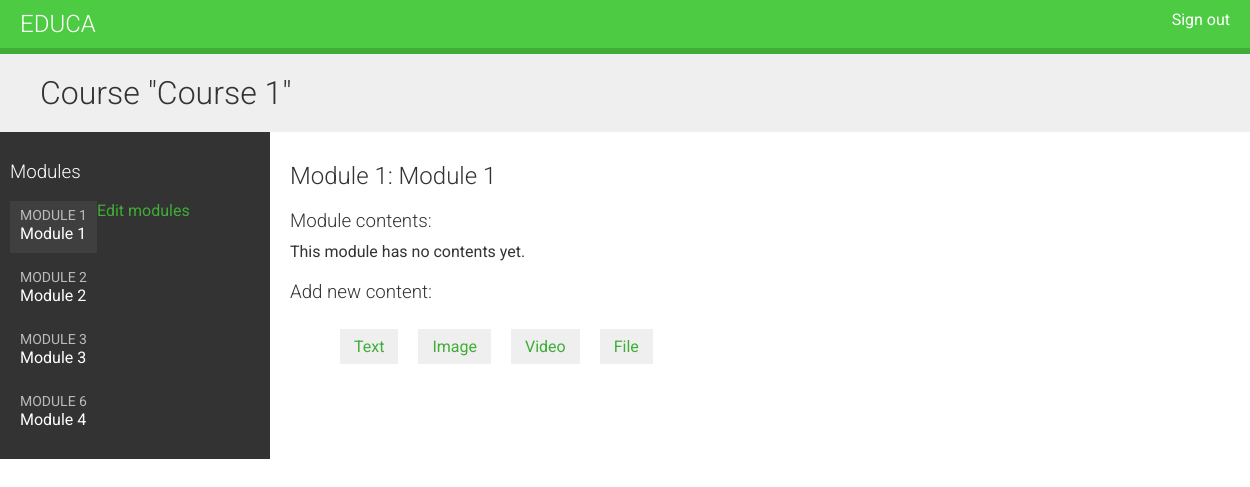
The app's page /course/module/1/ (signed in), older data.
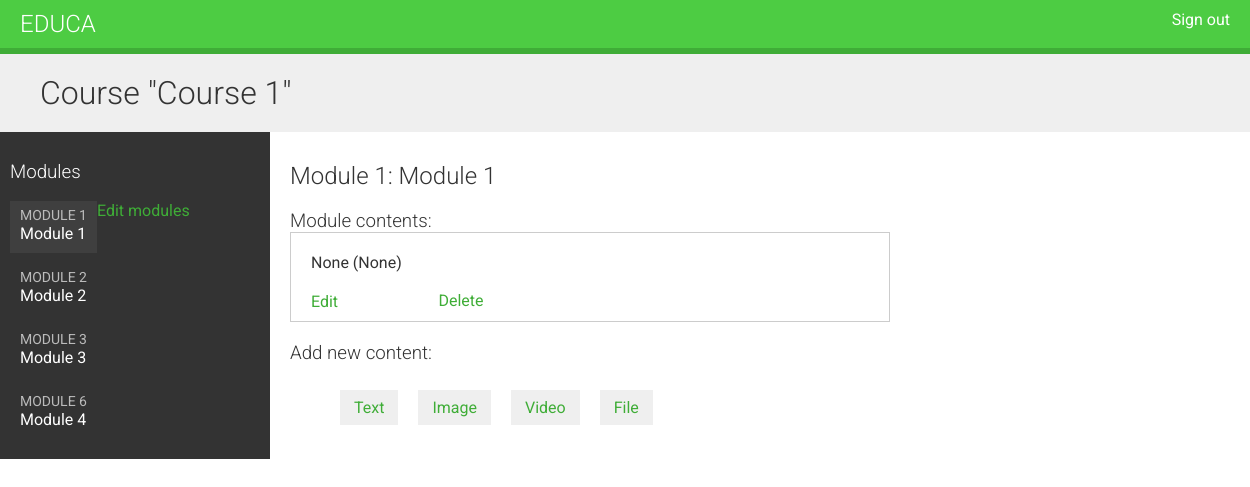
The same page, newer data.
### courses/models.py (models this page shows, shortened)
class Course(models.Model):
    owner = models.ForeignKey(User,
                              related_name='courses_created',
                              on_delete=models.CASCADE)
    subject = models.ForeignKey(Subject,
                                related_name='courses',
                                on_delete=models.CASCADE)
    title = models.CharField(max_length=200)
    slug = models.SlugField(max_length=200, unique=True)
    overview = models.TextField()
    created = models.DateTimeField(auto_now_add=True)
    class Meta:
        ordering = ['-created']

class Module(models.Model):
    course = models.ForeignKey(Course,
                               related_name='modules',
                               on_delete=models.CASCADE)
    title = models.CharField(max_length=200)
    description = models.TextField(blank=True)
    order = OrderField(blank=True, for_fields=['course'])
    class Meta:
            ordering = ['order']

class Content(models.Model):
    module = models.ForeignKey(Module,
                               related_name='contents',
                               on_delete=models.CASCADE)
    content_type = models.ForeignKey(ContentType,
                                     limit_choices_to={'model__in':('text',
                                                                    'video',
                                                                    'image',
                                                                    'file')},
                                     on_delete=models.CASCADE)
    object_id = models.PositiveIntegerField()
    item = GenericForeignKey('content_type', 'object_id')
    order = OrderField(blank=True, for_fields=['module'])
    class Meta:
            ordering = ['order']

### courses/views.py (the view)
class ModuleContentListView(TemplateResponseMixin, View):
    template_name = 'courses/manage/module/content_list.html'
    def get(self, request, module_id):
        module = get_object_or_404(Module,
                                   id=module_id,
                                   course__owner=request.user)
        return self.render_to_response({'module': module})

### courses/templatetags/course.py (called while the page is built)
@register.filter
def model_name(obj):
    try:
        return obj._meta.model_name
    except AttributeError:
        return None

### courses/templates/courses/manage/module/content_list.html (shortened to what this page needs)
{% extends "base.html" %}
{% load course %}
{% block content %}
  {% with course=module.course %}
    <h1>Course "{{ course.title }}"</h1>
    <div class="contents">
      <h3>Modules</h3>
      <ul id="modules">
        {% for m in course.modules.all %}
          <li data-id="{{ m.id }}" {% if m == module %}class="selected"{% endif %}>
            <a href="{% url "module_content_list" m.id %}">
              <span>
                Module <span class="order">{{ m.order|add:1 }}</span>
              </span>
              <br>
              {{ m.title }}
            </a>
          </li>
        {% empty %}
          <li>No modules yet.</li>
        {% endfor %}
      </ul>
      <p><a href="{% url "course_module_update" course.id %}">Edit modules</a></p>
    </div>
    <div class="module">
      <h2>Module {{ module.order|add:1 }}: {{ module.title }}</h2>
      <h3>Module contents:</h3>
      <div id="module-contents">
        {% for content in module.contents.all %}
          <div data-id="{{ content.id }}">
            {% with item=content.item %}
              <p>{{ item }} ({{ item|model_name }})</p>
              <a href="{% url "module_content_update" module.id item|model_name item.id %}">Edit</a>
              <form action="{% url "module_content_delete" content.id %}" method="post">
                <input type="submit" value="Delete">
              </form>
            {% endwith %}
          </div>
        {% empty %}
          <p>This module has no contents yet.</p>
        {% endfor %}
      </div>
      <h3>Add new content:</h3>
      <ul class="content-types">
        <li><a href="{% url "module_content_create" module.id "text" %}">Text</a></li>
        <li><a href="{% url "module_content_create" module.id "image" %}">Image</a></li>
        <li><a href="{% url "module_content_create" module.id "video" %}">Video</a></li>
        <li><a href="{% url "module_content_create" module.id "file" %}">File</a></li>
      </ul>
    </div>
  {% endwith %}
{% endblock %}

### courses/templates/base.html (shortened to what this page needs)
{% load static %}
<!DOCTYPE html>
<html>
<head>
  <link href="{% static "css/base.css" %}" rel="stylesheet">
</head>
<body>
  <div id="header">
    <a href="/" class="logo">Educa</a>
    <ul class="menu">
      {% if request.user.is_authenticated %}
        <li><a href="{% url "logout" %}">Sign out</a></li>
      {% else %}
        <li><a href="{% url "login" %}">Sign in</a></li>
      {% endif %}
    </ul>
  </div>
  <div id="content">
    {% block content %}
    {% endblock %}
  </div>
</body>
</html>

### courses/static/css/base.css (style rules this page uses)
body { margin:0; font-family:'Roboto', sans-serif; font-weight:400; color:#333; }
a { color:#3fad37; text-decoration:none; }
ul { float:left; }
h1, h2, h3, h4, h5, h6 { font-family:'Roboto', sans-serif; font-weight:300; }
h1 { background:#efefef; width:100%; overflow:auto; padding:20px 0 20px 40px; margin:0; }
.module { padding:10px 20px; float:left; width:600px; }
.module h3 { margin:20px 0 0; padding:0; width:100%; }
.module p { margin:10px 0 20px; width:100%; float:left; }
#header { background:#4dcc43; overflow:auto; padding:10px 20px; border-bottom:6px solid #3fad37; }
#header .logo { text-decoration:none; font-family:'Roboto', sans-serif; font-weight:300; text-transform:uppercase; font-size:24px; color:#fff; float:left; }
#header a { color:#fff; }
#header .menu { list-style:none; float:right; margin:0; padding:0; }
.contents { width:20%; padding:10px; float:left; background:#333; color: #fff; font-family:'Roboto', sans-serif; }
.contents ul { list-style:none; margin:0; padding:0; }
.contents ul li { margin:0 0 10px 0; padding:4px 10px 10px; overflow:auto; }
.contents ul li.selected { background:#3f3f3f; }
.contents ul span { text-transform:uppercase; color:#bbb; font-size:14px; }
.contents ul a { display:block; color:#fff; text-decoration:none; }
ul.content-types li { list-style:none; float:left; margin:10px; background:#efefef; padding:8px 14px; }
input, select, textarea { border:1px solid #ccc; border-bottom:3px solid #ccc; padding:8px 12px; font-size:16px; font-family:'Roboto', sans-serif; float:left; clear:both; width:300px; }
input[type=submit], a.button { border-radius:5px; background:#4dcc43; color:#fff; font-size:16px; text-transform:uppercase; border:none; padding:10px 20px; margin:20px 0; }
#module-contents div { padding:10px 20px; border:1px solid #ccc; background:#fff }
#module-contents form { margin:0; padding:0; }
#module-contents input[type=submit] { color:#3fad37; background:none; margin:-20px 0 0; padding:0; float:left; text-transform:none; }

Row changes from the older to the newer data that the page shows:
added Content: item "None", item|model_name "None"
Text that changed along with them:
text no longer shown: "This module has no contents yet."
